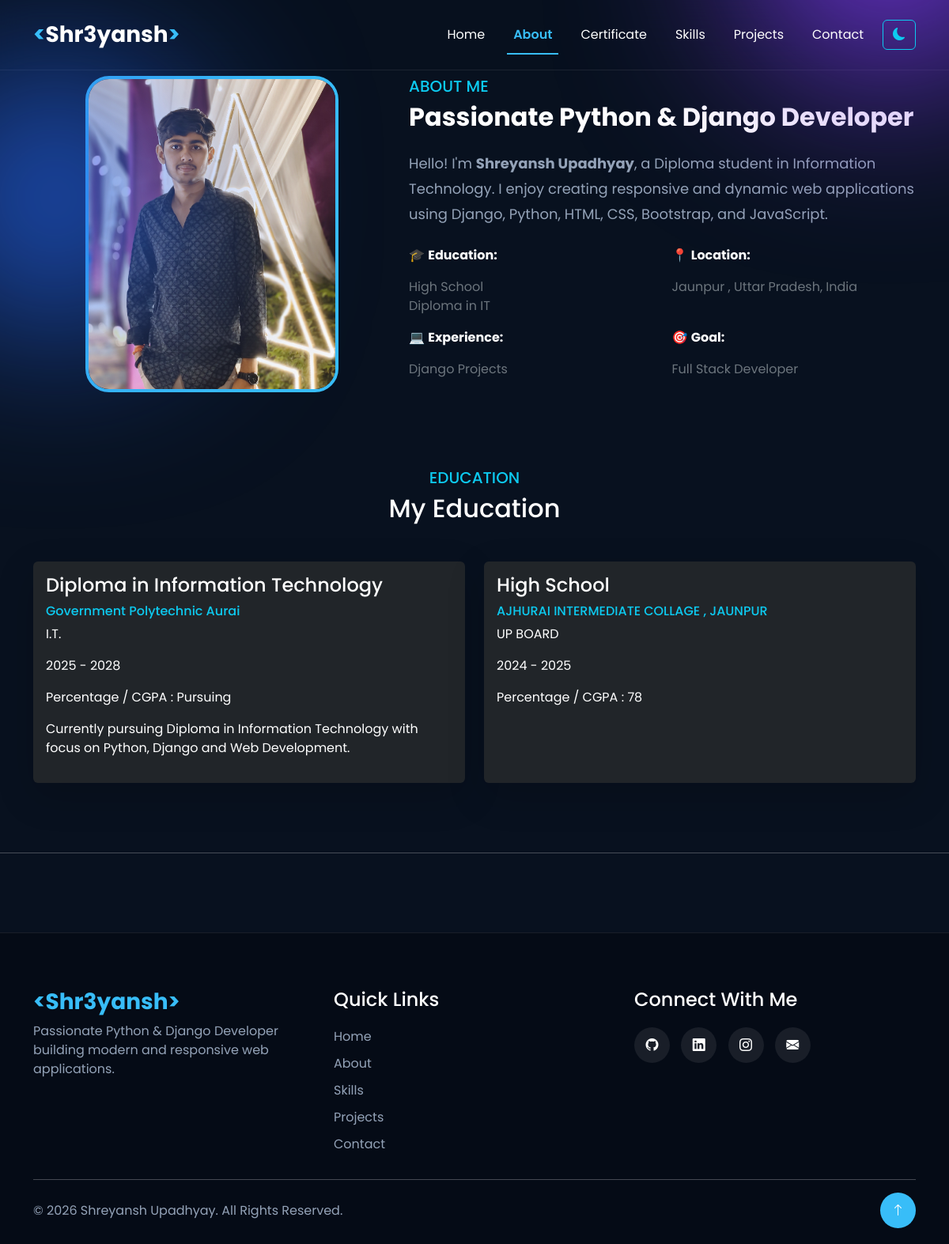
The page /about/ on the database its author committed.
### myapp/models.py (models this page shows, shortened)
class Education(models.Model):
    degree = models.CharField(max_length=150)
    institute = models.CharField(max_length=200)
    branch = models.CharField(max_length=100, blank=True)
    start_year = models.PositiveIntegerField()
    end_year = models.PositiveIntegerField()
    percentage = models.CharField(max_length=20, blank=True)
    description = models.TextField(blank=True)
    is_active = models.BooleanField(default=True)
    created_at = models.DateTimeField(auto_now_add=True)

### myapp/views.py (the view)
# urls.py: path('about/', views.about, name='about'),
def about(request):
    educations = Education.objects.filter(is_active=True)
    return render(request,"about.html",{"educations": educations})

### myapp/templates/about.html (shortened to what this page needs)
{% extends 'base.html' %}
{% load static %}
{% block content %}
<section class="about-section py-5 ">
    <div class="container pt-5">
        <div class="row align-items-center">
            <div class="col-lg-5 text-center">
                <img src="{% static 'images/profile.jpg' %}" class="about-image">
            </div>
            <div class="col-lg-7">
                <h5 class="text-info">
                    ABOUT ME
                </h5>
                <h2 class="fw-bold mb-4">
                    Passionate Python & Django Developer
                </h2>
                <p class="about-text">
                    Hello! I'm <strong>Shreyansh Upadhyay</strong>, a Diploma student in Information Technology. I enjoy
                    creating responsive and dynamic web applications using Django, Python, HTML, CSS, Bootstrap, and
                    JavaScript.
                </p>
                <div class="row mt-4">
                    <div class="col-md-6">
                        <p>🎓 <strong>Education:</strong></p>
                        <p class="text-secondary">
                            High School <br>
                            Diploma in IT
                        </p>
                    </div>
                    <div class="col-md-6">
                        <p>📍 <strong>Location:</strong></p>
                        <p class="text-secondary">
                            Jaunpur , Uttar Pradesh, India
                        </p>
                    </div>
                    <div class="col-md-6">
                        <p>💻 <strong>Experience:</strong></p>
                        <p class="text-secondary">
                            Django Projects
                        </p>
                    </div>
                    <div class="col-md-6">
                        <p>🎯 <strong>Goal:</strong></p>
                        <p class="text-secondary">
                            Full Stack Developer
                        </p>
                    </div>
                </div>
            </div>
        </div>
    </div>
</section>
<section class="py-5">
    <div class="container">
        <div class="text-center mb-5">
            <h5 class="text-info">
                EDUCATION
            </h5>
            <h2>
                My Education
            </h2>
        </div>
        <div class="row">
            {% for edu in educations %}
            <div class="col-lg-6 mb-4">
                <div class="card bg-dark text-white shadow-lg border-0 h-100">
                    <div class="card-body">
                        <h4>{{ edu.degree }}</h4>
                        <h6 class="text-info">
                            {{ edu.institute }}
                        </h6>
                        <p>
                            {{ edu.branch }}
                        </p>
                        <p>
                            {{ edu.start_year }}
                            -
                            {{ edu.end_year }}
                        </p>
                        <p>
                            Percentage / CGPA :
                            {{ edu.percentage }}
                        </p>
                        <p>
                            {{ edu.description }}
                        </p>
                    </div>
                </div>
            </div>
            {% empty %}
            <div class="col-12 text-center">
                <h3>No Education Added Yet</h3>
            </div>
            {% endfor %}
        </div>
    </div>
</section>
{% endblock %}

### myapp/static/css/style.css (style rules this page uses)
* { margin: 0; padding: 0; box-sizing: border-box; font-family: 'Poppins', sans-serif; }
body { background: #08111f; color: white; overflow-x: hidden; }
.about-section { padding: 100px 0; }
.about-image { width: 320px; height: 400px; border-radius: 30px; object-fit: cover; border: 4px solid #38bdf8; transition: .4s; }
.about-text { color: #94a3b8; line-height: 32px; font-size: 18px; }

### rows shown on the page
Education: degree "Diploma in Information Technology", institute "Government Polytechnic Aurai", branch "I.T.", start_year "2025", end_year "2028", percentage "Pursuing", description "Currently pursuing Diploma in Information Technology with focus on Python, Django and Web Development."
Education: degree "High School", institute "AJHURAI INTERMEDIATE COLLAGE , JAUNPUR", branch "UP BOARD", start_year "2024", end_year "2025", percentage "78"
